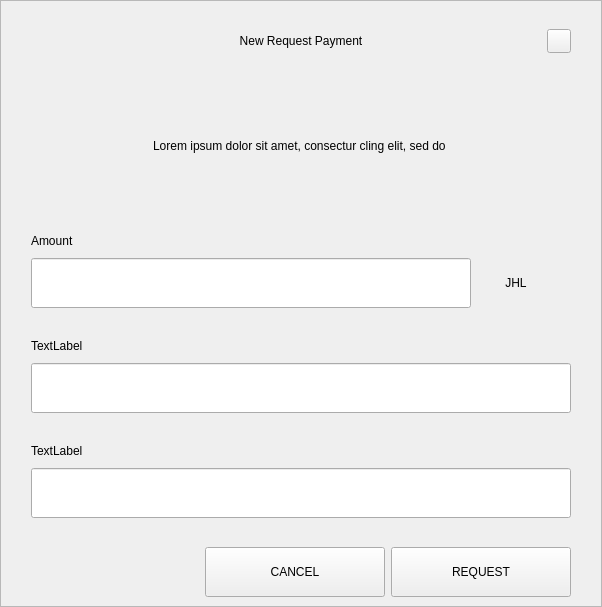
<?xml version="1.0" encoding="UTF-8"?>
<ui version="4.0">
 <class>RequestDialog</class>
 <widget class="QDialog" name="RequestDialog">
  <property name="geometry">
   <rect>
    <x>0</x>
    <y>0</y>
    <width>602</width>
    <height>607</height>
   </rect>
  </property>
  <property name="windowTitle">
   <string>Dialog</string>
  </property>
  <layout class="QVBoxLayout" name="verticalLayout_5">
   <property name="spacing">
    <number>0</number>
   </property>
   <property name="leftMargin">
    <number>0</number>
   </property>
   <property name="topMargin">
    <number>0</number>
   </property>
   <property name="rightMargin">
    <number>0</number>
   </property>
   <property name="bottomMargin">
    <number>0</number>
   </property>
   <item>
    <widget class="QFrame" name="frame">
     <property name="styleSheet">
      <string notr="true"/>
     </property>
     <property name="frameShape">
      <enum>QFrame::StyledPanel</enum>
     </property>
     <property name="frameShadow">
      <enum>QFrame::Raised</enum>
     </property>
     <layout class="QVBoxLayout" name="verticalLayout_4" stretch="1,0,0">
      <property name="spacing">
       <number>0</number>
      </property>
      <property name="leftMargin">
       <number>30</number>
      </property>
      <property name="topMargin">
       <number>20</number>
      </property>
      <property name="rightMargin">
       <number>30</number>
      </property>
      <property name="bottomMargin">
       <number>0</number>
      </property>
      <item>
       <layout class="QHBoxLayout" name="horizontalLayout_3">
        <property name="spacing">
         <number>0</number>
        </property>
        <item>
         <spacer name="horizontalSpacer_21">
          <property name="orientation">
           <enum>Qt::Horizontal</enum>
          </property>
          <property name="sizeHint" stdset="0">
           <size>
            <width>40</width>
            <height>20</height>
           </size>
          </property>
         </spacer>
        </item>
        <item>
         <widget class="QLabel" name="labelTitle">
          <property name="minimumSize">
           <size>
            <width>0</width>
            <height>40</height>
           </size>
          </property>
          <property name="maximumSize">
           <size>
            <width>16777215</width>
            <height>40</height>
           </size>
          </property>
          <property name="styleSheet">
           <string notr="true">padding-left:24px;</string>
          </property>
          <property name="text">
           <string>New Request Payment</string>
          </property>
          <property name="alignment">
           <set>Qt::AlignCenter</set>
          </property>
          <property name="margin">
           <number>7</number>
          </property>
         </widget>
        </item>
        <item>
         <spacer name="horizontalSpacer">
          <property name="orientation">
           <enum>Qt::Horizontal</enum>
          </property>
          <property name="sizeHint" stdset="0">
           <size>
            <width>40</width>
            <height>20</height>
           </size>
          </property>
         </spacer>
        </item>
        <item>
         <widget class="QPushButton" name="btnEsc">
          <property name="minimumSize">
           <size>
            <width>24</width>
            <height>24</height>
           </size>
          </property>
          <property name="maximumSize">
           <size>
            <width>24</width>
            <height>24</height>
           </size>
          </property>
          <property name="focusPolicy">
           <enum>Qt::NoFocus</enum>
          </property>
          <property name="text">
           <string/>
          </property>
         </widget>
        </item>
       </layout>
      </item>
      <item>
       <widget class="QStackedWidget" name="stack">
        <property name="minimumSize">
         <size>
          <width>540</width>
          <height>0</height>
         </size>
        </property>
        <property name="maximumSize">
         <size>
          <width>540</width>
          <height>16777215</height>
         </size>
        </property>
        <property name="currentIndex">
         <number>0</number>
        </property>
        <widget class="QWidget" name="page_1">
         <property name="minimumSize">
          <size>
           <width>540</width>
           <height>0</height>
          </size>
         </property>
         <property name="maximumSize">
          <size>
           <width>540</width>
           <height>16777215</height>
          </size>
         </property>
         <layout class="QVBoxLayout" name="layout1">
          <property name="spacing">
           <number>0</number>
          </property>
          <property name="leftMargin">
           <number>0</number>
          </property>
          <property name="topMargin">
           <number>0</number>
          </property>
          <property name="rightMargin">
           <number>0</number>
          </property>
          <property name="bottomMargin">
           <number>0</number>
          </property>
          <item>
           <spacer name="verticalSpacer_21">
            <property name="orientation">
             <enum>Qt::Vertical</enum>
            </property>
            <property name="sizeType">
             <enum>QSizePolicy::Fixed</enum>
            </property>
            <property name="sizeHint" stdset="0">
             <size>
              <width>20</width>
              <height>30</height>
             </size>
            </property>
           </spacer>
          </item>
          <item alignment="Qt::AlignHCenter">
           <widget class="QLabel" name="labelMessage">
            <property name="minimumSize">
             <size>
              <width>400</width>
              <height>50</height>
             </size>
            </property>
            <property name="text">
             <string>Lorem ipsum dolor sit amet, consectur cling elit, sed do </string>
            </property>
            <property name="alignment">
             <set>Qt::AlignCenter</set>
            </property>
            <property name="wordWrap">
             <bool>true</bool>
            </property>
           </widget>
          </item>
          <item alignment="Qt::AlignBottom">
           <widget class="QWidget" name="containerAmount" native="true">
            <layout class="QVBoxLayout" name="verticalLayout">
             <property name="spacing">
              <number>9</number>
             </property>
             <property name="leftMargin">
              <number>0</number>
             </property>
             <property name="topMargin">
              <number>0</number>
             </property>
             <property name="rightMargin">
              <number>0</number>
             </property>
             <property name="bottomMargin">
              <number>0</number>
             </property>
             <item>
              <widget class="QLabel" name="labelSubtitleAmount">
               <property name="minimumSize">
                <size>
                 <width>350</width>
                 <height>16</height>
                </size>
               </property>
               <property name="maximumSize">
                <size>
                 <width>16777215</width>
                 <height>16</height>
                </size>
               </property>
               <property name="text">
                <string>Amount</string>
               </property>
              </widget>
             </item>
             <item alignment="Qt::AlignTop">
              <widget class="QWidget" name="layoutAmount" native="true">
               <layout class="QHBoxLayout" name="horizontalLayout" stretch="2,0">
                <property name="spacing">
                 <number>0</number>
                </property>
                <property name="leftMargin">
                 <number>0</number>
                </property>
                <property name="topMargin">
                 <number>0</number>
                </property>
                <property name="rightMargin">
                 <number>0</number>
                </property>
                <property name="bottomMargin">
                 <number>0</number>
                </property>
                <item>
                 <widget class="QLineEdit" name="lineEditAmount">
                  <property name="minimumSize">
                   <size>
                    <width>0</width>
                    <height>50</height>
                   </size>
                  </property>
                  <property name="maximumSize">
                   <size>
                    <width>16777215</width>
                    <height>50</height>
                   </size>
                  </property>
                 </widget>
                </item>
                <item>
                 <widget class="QWidget" name="comboContainer" native="true">
                  <property name="minimumSize">
                   <size>
                    <width>100</width>
                    <height>50</height>
                   </size>
                  </property>
                  <property name="maximumSize">
                   <size>
                    <width>16777215</width>
                    <height>50</height>
                   </size>
                  </property>
                  <layout class="QHBoxLayout" name="horizontalLayout_31">
                   <property name="spacing">
                    <number>0</number>
                   </property>
                   <property name="leftMargin">
                    <number>0</number>
                   </property>
                   <property name="topMargin">
                    <number>0</number>
                   </property>
                   <property name="rightMargin">
                    <number>10</number>
                   </property>
                   <property name="bottomMargin">
                    <number>0</number>
                   </property>
                   <item>
                    <widget class="QLabel" name="comboBoxCoin">
                     <property name="text">
                      <string>JHL</string>
                     </property>
                     <property name="alignment">
                      <set>Qt::AlignCenter</set>
                     </property>
                    </widget>
                   </item>
                  </layout>
                 </widget>
                </item>
               </layout>
              </widget>
             </item>
            </layout>
           </widget>
          </item>
          <item>
           <spacer name="verticalSpacer_31">
            <property name="orientation">
             <enum>Qt::Vertical</enum>
            </property>
            <property name="sizeType">
             <enum>QSizePolicy::Fixed</enum>
            </property>
            <property name="sizeHint" stdset="0">
             <size>
              <width>20</width>
              <height>30</height>
             </size>
            </property>
           </spacer>
          </item>
          <item>
           <layout class="QVBoxLayout" name="verticalLayoutLabel">
            <property name="spacing">
             <number>9</number>
            </property>
            <item>
             <widget class="QLabel" name="labelSubtitleLabel">
              <property name="minimumSize">
               <size>
                <width>0</width>
                <height>16</height>
               </size>
              </property>
              <property name="maximumSize">
               <size>
                <width>16777215</width>
                <height>16</height>
               </size>
              </property>
              <property name="text">
               <string>TextLabel</string>
              </property>
             </widget>
            </item>
            <item>
             <widget class="QLineEdit" name="lineEditLabel">
              <property name="minimumSize">
               <size>
                <width>0</width>
                <height>50</height>
               </size>
              </property>
              <property name="maximumSize">
               <size>
                <width>16777215</width>
                <height>50</height>
               </size>
              </property>
             </widget>
            </item>
           </layout>
          </item>
          <item>
           <spacer name="verticalSpacer_34">
            <property name="orientation">
             <enum>Qt::Vertical</enum>
            </property>
            <property name="sizeType">
             <enum>QSizePolicy::Fixed</enum>
            </property>
            <property name="sizeHint" stdset="0">
             <size>
              <width>20</width>
              <height>30</height>
             </size>
            </property>
           </spacer>
          </item>
          <item>
           <layout class="QVBoxLayout" name="verticalLayoutDescription">
            <property name="spacing">
             <number>9</number>
            </property>
            <item>
             <widget class="QLabel" name="labelSubtitleDescription">
              <property name="minimumSize">
               <size>
                <width>0</width>
                <height>16</height>
               </size>
              </property>
              <property name="maximumSize">
               <size>
                <width>16777215</width>
                <height>16</height>
               </size>
              </property>
              <property name="text">
               <string>TextLabel</string>
              </property>
             </widget>
            </item>
            <item>
             <widget class="QLineEdit" name="lineEditDescription">
              <property name="minimumSize">
               <size>
                <width>0</width>
                <height>50</height>
               </size>
              </property>
              <property name="maximumSize">
               <size>
                <width>16777215</width>
                <height>50</height>
               </size>
              </property>
             </widget>
            </item>
            <item>
             <spacer name="verticalSpacer_4">
              <property name="orientation">
               <enum>Qt::Vertical</enum>
              </property>
              <property name="sizeType">
               <enum>QSizePolicy::Fixed</enum>
              </property>
              <property name="sizeHint" stdset="0">
               <size>
                <width>20</width>
                <height>20</height>
               </size>
              </property>
             </spacer>
            </item>
           </layout>
          </item>
         </layout>
        </widget>
        <widget class="QWidget" name="page_2">
         <layout class="QVBoxLayout" name="layout2">
          <item>
           <spacer name="verticalSpacer_5">
            <property name="orientation">
             <enum>Qt::Vertical</enum>
            </property>
            <property name="sizeType">
             <enum>QSizePolicy::Fixed</enum>
            </property>
            <property name="sizeHint" stdset="0">
             <size>
              <width>20</width>
              <height>50</height>
             </size>
            </property>
           </spacer>
          </item>
          <item alignment="Qt::AlignHCenter">
           <widget class="QLabel" name="labelQrImg">
            <property name="minimumSize">
             <size>
              <width>260</width>
              <height>260</height>
             </size>
            </property>
            <property name="maximumSize">
             <size>
              <width>260</width>
              <height>260</height>
             </size>
            </property>
            <property name="text">
             <string/>
            </property>
            <property name="alignment">
             <set>Qt::AlignCenter</set>
            </property>
           </widget>
          </item>
          <item>
           <spacer name="verticalSpacer_2">
            <property name="orientation">
             <enum>Qt::Vertical</enum>
            </property>
            <property name="sizeType">
             <enum>QSizePolicy::Fixed</enum>
            </property>
            <property name="sizeHint" stdset="0">
             <size>
              <width>20</width>
              <height>30</height>
             </size>
            </property>
           </spacer>
          </item>
          <item alignment="Qt::AlignHCenter">
           <widget class="QLabel" name="labelAddress">
            <property name="text">
             <string>D7VFR83SQbiezrW72hjcWJtcfip5krte2Z </string>
            </property>
           </widget>
          </item>
          <item>
           <spacer name="verticalSpacer_32">
            <property name="orientation">
             <enum>Qt::Vertical</enum>
            </property>
            <property name="sizeType">
             <enum>QSizePolicy::Expanding</enum>
            </property>
            <property name="sizeHint" stdset="0">
             <size>
              <width>20</width>
              <height>20</height>
             </size>
            </property>
           </spacer>
          </item>
          <item>
           <layout class="QHBoxLayout" name="horizontal">
            <property name="leftMargin">
             <number>20</number>
            </property>
            <property name="rightMargin">
             <number>20</number>
            </property>
            <property name="bottomMargin">
             <number>20</number>
            </property>
            <item>
             <spacer name="horizontalSpacer_4">
              <property name="orientation">
               <enum>Qt::Horizontal</enum>
              </property>
              <property name="sizeHint" stdset="0">
               <size>
                <width>40</width>
                <height>20</height>
               </size>
              </property>
             </spacer>
            </item>
            <item>
             <widget class="QPushButton" name="btnCopyAddress">
              <property name="minimumSize">
               <size>
                <width>180</width>
                <height>50</height>
               </size>
              </property>
              <property name="text">
               <string>COPY ADDRESS</string>
              </property>
             </widget>
            </item>
            <item>
             <widget class="QPushButton" name="btnCopyUrl">
              <property name="minimumSize">
               <size>
                <width>180</width>
                <height>50</height>
               </size>
              </property>
              <property name="text">
               <string>COPY URL</string>
              </property>
             </widget>
            </item>
            <item>
             <spacer name="horizontalSpacer_2">
              <property name="orientation">
               <enum>Qt::Horizontal</enum>
              </property>
              <property name="sizeHint" stdset="0">
               <size>
                <width>40</width>
                <height>20</height>
               </size>
              </property>
             </spacer>
            </item>
           </layout>
          </item>
         </layout>
        </widget>
       </widget>
      </item>
      <item>
       <widget class="QWidget" name="buttonsStack" native="true">
        <layout class="QHBoxLayout" name="horizontalLayout_5">
         <property name="leftMargin">
          <number>20</number>
         </property>
         <property name="rightMargin">
          <number>0</number>
         </property>
         <item>
          <spacer name="horizontalSpacer_41">
           <property name="orientation">
            <enum>Qt::Horizontal</enum>
           </property>
           <property name="sizeHint" stdset="0">
            <size>
             <width>40</width>
             <height>20</height>
            </size>
           </property>
          </spacer>
         </item>
         <item>
          <widget class="QPushButton" name="btnCancel">
           <property name="minimumSize">
            <size>
             <width>180</width>
             <height>50</height>
            </size>
           </property>
           <property name="focusPolicy">
            <enum>Qt::NoFocus</enum>
           </property>
           <property name="text">
            <string>CANCEL</string>
           </property>
          </widget>
         </item>
         <item>
          <widget class="QPushButton" name="btnSave">
           <property name="minimumSize">
            <size>
             <width>180</width>
             <height>50</height>
            </size>
           </property>
           <property name="focusPolicy">
            <enum>Qt::NoFocus</enum>
           </property>
           <property name="text">
            <string>REQUEST</string>
           </property>
          </widget>
         </item>
        </layout>
       </widget>
      </item>
     </layout>
    </widget>
   </item>
  </layout>
 </widget>
 <resources/>
 <connections/>
</ui>
